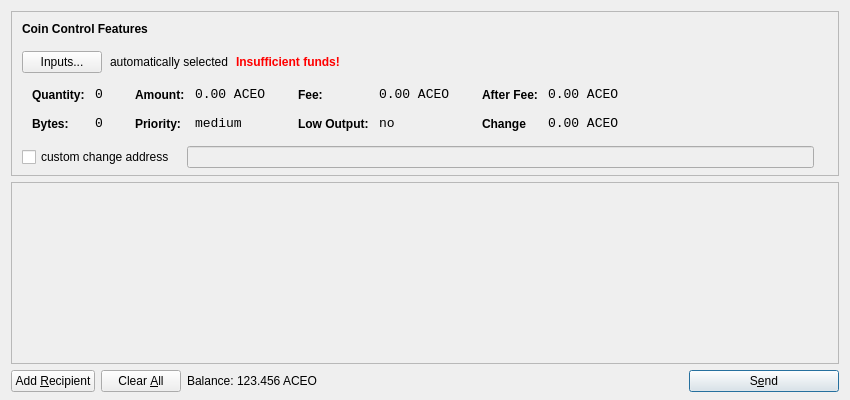
<?xml version="1.0" encoding="UTF-8"?>
<ui version="4.0">
 <class>SendCoinsDialog</class>
 <widget class="QDialog" name="SendCoinsDialog">
  <property name="geometry">
   <rect>
    <x>0</x>
    <y>0</y>
    <width>850</width>
    <height>400</height>
   </rect>
  </property>
  <property name="windowTitle">
   <string>Send Coins</string>
  </property>
  <layout class="QVBoxLayout" name="verticalLayout" stretch="0,1,0">
   <property name="bottomMargin">
    <number>8</number>
   </property>
   <item>
    <widget class="QFrame" name="frameCoinControl">
     <property name="sizePolicy">
      <sizepolicy hsizetype="Expanding" vsizetype="Expanding">
       <horstretch>0</horstretch>
       <verstretch>0</verstretch>
      </sizepolicy>
     </property>
     <property name="maximumSize">
      <size>
       <width>16777215</width>
       <height>16777215</height>
      </size>
     </property>
     <property name="frameShape">
      <enum>QFrame::StyledPanel</enum>
     </property>
     <property name="frameShadow">
      <enum>QFrame::Sunken</enum>
     </property>
     <layout class="QVBoxLayout" name="verticalLayoutCoinControl2">
      <property name="spacing">
       <number>-1</number>
      </property>
      <property name="leftMargin">
       <number>0</number>
      </property>
      <property name="topMargin">
       <number>0</number>
      </property>
      <property name="rightMargin">
       <number>0</number>
      </property>
      <property name="bottomMargin">
       <number>6</number>
      </property>
      <item>
       <layout class="QVBoxLayout" name="verticalLayoutCoinControl" stretch="0,0,0,0,1">
        <property name="spacing">
         <number>0</number>
        </property>
        <property name="leftMargin">
         <number>10</number>
        </property>
        <property name="topMargin">
         <number>10</number>
        </property>
        <item>
         <layout class="QHBoxLayout" name="horizontalLayoutCoinControl1">
          <property name="bottomMargin">
           <number>15</number>
          </property>
          <item>
           <widget class="QLabel" name="labelCoinControlFeatures">
            <property name="sizePolicy">
             <sizepolicy hsizetype="Preferred" vsizetype="Maximum">
              <horstretch>0</horstretch>
              <verstretch>0</verstretch>
             </sizepolicy>
            </property>
            <property name="font">
             <font>
              <weight>75</weight>
              <bold>true</bold>
             </font>
            </property>
            <property name="styleSheet">
             <string notr="true">font-weight:bold;</string>
            </property>
            <property name="text">
             <string>Coin Control Features</string>
            </property>
           </widget>
          </item>
         </layout>
        </item>
        <item>
         <layout class="QHBoxLayout" name="horizontalLayoutCoinControl2" stretch="0,0,0,0">
          <property name="spacing">
           <number>8</number>
          </property>
          <property name="bottomMargin">
           <number>10</number>
          </property>
          <item>
           <widget class="QPushButton" name="pushButtonCoinControl">
            <property name="styleSheet">
             <string notr="true"/>
            </property>
            <property name="text">
             <string>Inputs...</string>
            </property>
           </widget>
          </item>
          <item>
           <widget class="QLabel" name="labelCoinControlAutomaticallySelected">
            <property name="text">
             <string>automatically selected</string>
            </property>
            <property name="margin">
             <number>5</number>
            </property>
           </widget>
          </item>
          <item>
           <widget class="QLabel" name="labelCoinControlInsuffFunds">
            <property name="font">
             <font>
              <weight>75</weight>
              <bold>true</bold>
             </font>
            </property>
            <property name="styleSheet">
             <string notr="true">color:red;font-weight:bold;</string>
            </property>
            <property name="text">
             <string>Insufficient funds!</string>
            </property>
            <property name="margin">
             <number>5</number>
            </property>
           </widget>
          </item>
          <item>
           <spacer name="horizontalSpacerCoinControl">
            <property name="orientation">
             <enum>Qt::Horizontal</enum>
            </property>
            <property name="sizeHint" stdset="0">
             <size>
              <width>40</width>
              <height>1</height>
             </size>
            </property>
           </spacer>
          </item>
         </layout>
        </item>
        <item>
         <widget class="QWidget" name="widgetCoinControl" native="true">
          <property name="sizePolicy">
           <sizepolicy hsizetype="Preferred" vsizetype="Preferred">
            <horstretch>0</horstretch>
            <verstretch>0</verstretch>
           </sizepolicy>
          </property>
          <property name="minimumSize">
           <size>
            <width>0</width>
            <height>0</height>
           </size>
          </property>
          <property name="styleSheet">
           <string notr="true"/>
          </property>
          <layout class="QHBoxLayout" name="horizontalLayoutCoinControl5">
           <property name="margin">
            <number>0</number>
           </property>
           <item>
            <layout class="QHBoxLayout" name="horizontalLayoutCoinControl3" stretch="0,0,0,1">
             <property name="spacing">
              <number>20</number>
             </property>
             <property name="topMargin">
              <number>0</number>
             </property>
             <property name="bottomMargin">
              <number>10</number>
             </property>
             <item>
              <layout class="QFormLayout" name="formLayoutCoinControl1">
               <property name="horizontalSpacing">
                <number>10</number>
               </property>
               <property name="verticalSpacing">
                <number>14</number>
               </property>
               <property name="leftMargin">
                <number>10</number>
               </property>
               <property name="topMargin">
                <number>4</number>
               </property>
               <property name="rightMargin">
                <number>6</number>
               </property>
               <item row="0" column="0">
                <widget class="QLabel" name="labelCoinControlQuantityText">
                 <property name="styleSheet">
                  <string notr="true">font-weight:bold;</string>
                 </property>
                 <property name="text">
                  <string>Quantity:</string>
                 </property>
                 <property name="margin">
                  <number>0</number>
                 </property>
                </widget>
               </item>
               <item row="0" column="1">
                <widget class="QLabel" name="labelCoinControlQuantity">
                 <property name="font">
                  <font>
                   <family>Monospace</family>
                   <pointsize>10</pointsize>
                  </font>
                 </property>
                 <property name="cursor">
                  <cursorShape>IBeamCursor</cursorShape>
                 </property>
                 <property name="contextMenuPolicy">
                  <enum>Qt::ActionsContextMenu</enum>
                 </property>
                 <property name="text">
                  <string>0</string>
                 </property>
                 <property name="margin">
                  <number>0</number>
                 </property>
                 <property name="textInteractionFlags">
                  <set>Qt::LinksAccessibleByMouse|Qt::TextSelectableByKeyboard|Qt::TextSelectableByMouse</set>
                 </property>
                </widget>
               </item>
               <item row="1" column="0">
                <widget class="QLabel" name="labelCoinControlBytesText">
                 <property name="styleSheet">
                  <string notr="true">font-weight:bold;</string>
                 </property>
                 <property name="text">
                  <string>Bytes:</string>
                 </property>
                </widget>
               </item>
               <item row="1" column="1">
                <widget class="QLabel" name="labelCoinControlBytes">
                 <property name="font">
                  <font>
                   <family>Monospace</family>
                   <pointsize>10</pointsize>
                  </font>
                 </property>
                 <property name="cursor">
                  <cursorShape>IBeamCursor</cursorShape>
                 </property>
                 <property name="contextMenuPolicy">
                  <enum>Qt::ActionsContextMenu</enum>
                 </property>
                 <property name="text">
                  <string>0</string>
                 </property>
                 <property name="textInteractionFlags">
                  <set>Qt::LinksAccessibleByMouse|Qt::TextSelectableByKeyboard|Qt::TextSelectableByMouse</set>
                 </property>
                </widget>
               </item>
              </layout>
             </item>
             <item>
              <layout class="QFormLayout" name="formLayoutCoinControl2">
               <property name="horizontalSpacing">
                <number>10</number>
               </property>
               <property name="verticalSpacing">
                <number>14</number>
               </property>
               <property name="leftMargin">
                <number>6</number>
               </property>
               <property name="topMargin">
                <number>4</number>
               </property>
               <property name="rightMargin">
                <number>6</number>
               </property>
               <item row="0" column="0">
                <widget class="QLabel" name="labelCoinControlAmountText">
                 <property name="styleSheet">
                  <string notr="true">font-weight:bold;</string>
                 </property>
                 <property name="text">
                  <string>Amount:</string>
                 </property>
                 <property name="margin">
                  <number>0</number>
                 </property>
                </widget>
               </item>
               <item row="0" column="1">
                <widget class="QLabel" name="labelCoinControlAmount">
                 <property name="font">
                  <font>
                   <family>Monospace</family>
                   <pointsize>10</pointsize>
                  </font>
                 </property>
                 <property name="cursor">
                  <cursorShape>IBeamCursor</cursorShape>
                 </property>
                 <property name="contextMenuPolicy">
                  <enum>Qt::ActionsContextMenu</enum>
                 </property>
                 <property name="text">
                  <string>0.00 ACEO</string>
                 </property>
                 <property name="textInteractionFlags">
                  <set>Qt::LinksAccessibleByMouse|Qt::TextSelectableByKeyboard|Qt::TextSelectableByMouse</set>
                 </property>
                </widget>
               </item>
               <item row="1" column="0">
                <widget class="QLabel" name="labelCoinControlPriorityText">
                 <property name="styleSheet">
                  <string notr="true">font-weight:bold;</string>
                 </property>
                 <property name="text">
                  <string>Priority:</string>
                 </property>
                </widget>
               </item>
               <item row="1" column="1">
                <widget class="QLabel" name="labelCoinControlPriority">
                 <property name="font">
                  <font>
                   <family>Monospace</family>
                   <pointsize>10</pointsize>
                  </font>
                 </property>
                 <property name="cursor">
                  <cursorShape>IBeamCursor</cursorShape>
                 </property>
                 <property name="contextMenuPolicy">
                  <enum>Qt::ActionsContextMenu</enum>
                 </property>
                 <property name="text">
                  <string>medium</string>
                 </property>
                 <property name="textInteractionFlags">
                  <set>Qt::LinksAccessibleByMouse|Qt::TextSelectableByKeyboard|Qt::TextSelectableByMouse</set>
                 </property>
                </widget>
               </item>
              </layout>
             </item>
             <item>
              <layout class="QFormLayout" name="formLayoutCoinControl3">
               <property name="horizontalSpacing">
                <number>10</number>
               </property>
               <property name="verticalSpacing">
                <number>14</number>
               </property>
               <property name="leftMargin">
                <number>6</number>
               </property>
               <property name="topMargin">
                <number>4</number>
               </property>
               <property name="rightMargin">
                <number>6</number>
               </property>
               <item row="0" column="0">
                <widget class="QLabel" name="labelCoinControlFeeText">
                 <property name="styleSheet">
                  <string notr="true">font-weight:bold;</string>
                 </property>
                 <property name="text">
                  <string>Fee:</string>
                 </property>
                 <property name="margin">
                  <number>0</number>
                 </property>
                </widget>
               </item>
               <item row="0" column="1">
                <widget class="QLabel" name="labelCoinControlFee">
                 <property name="font">
                  <font>
                   <family>Monospace</family>
                   <pointsize>10</pointsize>
                  </font>
                 </property>
                 <property name="cursor">
                  <cursorShape>IBeamCursor</cursorShape>
                 </property>
                 <property name="contextMenuPolicy">
                  <enum>Qt::ActionsContextMenu</enum>
                 </property>
                 <property name="text">
                  <string>0.00 ACEO</string>
                 </property>
                 <property name="textInteractionFlags">
                  <set>Qt::LinksAccessibleByMouse|Qt::TextSelectableByKeyboard|Qt::TextSelectableByMouse</set>
                 </property>
                </widget>
               </item>
               <item row="1" column="0">
                <widget class="QLabel" name="labelCoinControlLowOutputText">
                 <property name="styleSheet">
                  <string notr="true">font-weight:bold;</string>
                 </property>
                 <property name="text">
                  <string>Low Output:</string>
                 </property>
                </widget>
               </item>
               <item row="1" column="1">
                <widget class="QLabel" name="labelCoinControlLowOutput">
                 <property name="font">
                  <font>
                   <family>Monospace</family>
                   <pointsize>10</pointsize>
                  </font>
                 </property>
                 <property name="cursor">
                  <cursorShape>IBeamCursor</cursorShape>
                 </property>
                 <property name="contextMenuPolicy">
                  <enum>Qt::ActionsContextMenu</enum>
                 </property>
                 <property name="text">
                  <string>no</string>
                 </property>
                 <property name="textInteractionFlags">
                  <set>Qt::LinksAccessibleByMouse|Qt::TextSelectableByKeyboard|Qt::TextSelectableByMouse</set>
                 </property>
                </widget>
               </item>
              </layout>
             </item>
             <item>
              <layout class="QFormLayout" name="formLayoutCoinControl4">
               <property name="horizontalSpacing">
                <number>10</number>
               </property>
               <property name="verticalSpacing">
                <number>14</number>
               </property>
               <property name="leftMargin">
                <number>6</number>
               </property>
               <property name="topMargin">
                <number>4</number>
               </property>
               <property name="rightMargin">
                <number>6</number>
               </property>
               <item row="0" column="0">
                <widget class="QLabel" name="labelCoinControlAfterFeeText">
                 <property name="styleSheet">
                  <string notr="true">font-weight:bold;</string>
                 </property>
                 <property name="text">
                  <string>After Fee:</string>
                 </property>
                 <property name="margin">
                  <number>0</number>
                 </property>
                </widget>
               </item>
               <item row="0" column="1">
                <widget class="QLabel" name="labelCoinControlAfterFee">
                 <property name="font">
                  <font>
                   <family>Monospace</family>
                   <pointsize>10</pointsize>
                  </font>
                 </property>
                 <property name="cursor">
                  <cursorShape>IBeamCursor</cursorShape>
                 </property>
                 <property name="contextMenuPolicy">
                  <enum>Qt::ActionsContextMenu</enum>
                 </property>
                 <property name="text">
                  <string>0.00 ACEO</string>
                 </property>
                 <property name="textInteractionFlags">
                  <set>Qt::LinksAccessibleByMouse|Qt::TextSelectableByKeyboard|Qt::TextSelectableByMouse</set>
                 </property>
                </widget>
               </item>
               <item row="1" column="0">
                <widget class="QLabel" name="labelCoinControlChangeText">
                 <property name="styleSheet">
                  <string notr="true">font-weight:bold;</string>
                 </property>
                 <property name="text">
                  <string>Change</string>
                 </property>
                </widget>
               </item>
               <item row="1" column="1">
                <widget class="QLabel" name="labelCoinControlChange">
                 <property name="font">
                  <font>
                   <family>Monospace</family>
                   <pointsize>10</pointsize>
                  </font>
                 </property>
                 <property name="cursor">
                  <cursorShape>IBeamCursor</cursorShape>
                 </property>
                 <property name="contextMenuPolicy">
                  <enum>Qt::ActionsContextMenu</enum>
                 </property>
                 <property name="text">
                  <string>0.00 ACEO</string>
                 </property>
                 <property name="textInteractionFlags">
                  <set>Qt::LinksAccessibleByMouse|Qt::TextSelectableByKeyboard|Qt::TextSelectableByMouse</set>
                 </property>
                </widget>
               </item>
              </layout>
             </item>
            </layout>
           </item>
          </layout>
         </widget>
        </item>
        <item>
         <layout class="QHBoxLayout" name="horizontalLayoutCoinControl4" stretch="0,0,0">
          <property name="spacing">
           <number>12</number>
          </property>
          <property name="sizeConstraint">
           <enum>QLayout::SetDefaultConstraint</enum>
          </property>
          <property name="topMargin">
           <number>5</number>
          </property>
          <property name="rightMargin">
           <number>5</number>
          </property>
          <item>
           <widget class="QCheckBox" name="checkBoxCoinControlChange">
            <property name="text">
             <string>custom change address</string>
            </property>
           </widget>
          </item>
          <item>
           <widget class="QLineEdit" name="lineEditCoinControlChange">
            <property name="enabled">
             <bool>false</bool>
            </property>
            <property name="sizePolicy">
             <sizepolicy hsizetype="Expanding" vsizetype="Fixed">
              <horstretch>0</horstretch>
              <verstretch>0</verstretch>
             </sizepolicy>
            </property>
           </widget>
          </item>
          <item>
           <widget class="QLabel" name="labelCoinControlChangeLabel">
            <property name="sizePolicy">
             <sizepolicy hsizetype="Preferred" vsizetype="Expanding">
              <horstretch>0</horstretch>
              <verstretch>0</verstretch>
             </sizepolicy>
            </property>
            <property name="minimumSize">
             <size>
              <width>0</width>
              <height>0</height>
             </size>
            </property>
            <property name="text">
             <string/>
            </property>
            <property name="margin">
             <number>3</number>
            </property>
           </widget>
          </item>
         </layout>
        </item>
        <item>
         <spacer name="verticalSpacerCoinControl">
          <property name="orientation">
           <enum>Qt::Vertical</enum>
          </property>
          <property name="sizeHint" stdset="0">
           <size>
            <width>800</width>
            <height>1</height>
           </size>
          </property>
         </spacer>
        </item>
       </layout>
      </item>
     </layout>
    </widget>
   </item>
   <item>
    <widget class="QScrollArea" name="scrollArea">
     <property name="widgetResizable">
      <bool>true</bool>
     </property>
     <widget class="QWidget" name="scrollAreaWidgetContents">
      <property name="geometry">
       <rect>
        <x>0</x>
        <y>0</y>
        <width>830</width>
        <height>165</height>
       </rect>
      </property>
      <layout class="QVBoxLayout" name="verticalLayout_2">
       <property name="margin">
        <number>0</number>
       </property>
       <item>
        <layout class="QVBoxLayout" name="entries">
         <property name="spacing">
          <number>6</number>
         </property>
        </layout>
       </item>
       <item>
        <spacer name="verticalSpacer">
         <property name="orientation">
          <enum>Qt::Vertical</enum>
         </property>
         <property name="sizeHint" stdset="0">
          <size>
           <width>20</width>
           <height>40</height>
          </size>
         </property>
        </spacer>
       </item>
      </layout>
     </widget>
    </widget>
   </item>
   <item>
    <layout class="QHBoxLayout" name="horizontalLayout">
     <item>
      <widget class="QPushButton" name="addButton">
       <property name="toolTip">
        <string>Send to multiple recipients at once</string>
       </property>
       <property name="text">
        <string>Add &amp;Recipient</string>
       </property>
       <property name="icon">
        <iconset resource="../bitcoin.qrc">
         <normaloff>:/icons/add</normaloff>:/icons/add</iconset>
       </property>
       <property name="autoDefault">
        <bool>false</bool>
       </property>
      </widget>
     </item>
     <item>
      <widget class="QPushButton" name="clearButton">
       <property name="sizePolicy">
        <sizepolicy hsizetype="Minimum" vsizetype="Fixed">
         <horstretch>0</horstretch>
         <verstretch>0</verstretch>
        </sizepolicy>
       </property>
       <property name="toolTip">
        <string>Remove all transaction fields</string>
       </property>
       <property name="text">
        <string>Clear &amp;All</string>
       </property>
       <property name="icon">
        <iconset resource="../bitcoin.qrc">
         <normaloff>:/icons/remove</normaloff>:/icons/remove</iconset>
       </property>
       <property name="autoRepeatDelay">
        <number>300</number>
       </property>
       <property name="autoDefault">
        <bool>false</bool>
       </property>
      </widget>
     </item>
     <item>
      <layout class="QHBoxLayout" name="horizontalLayout_2">
       <property name="spacing">
        <number>3</number>
       </property>
       <item>
        <widget class="QLabel" name="label">
         <property name="sizePolicy">
          <sizepolicy hsizetype="Preferred" vsizetype="Fixed">
           <horstretch>0</horstretch>
           <verstretch>0</verstretch>
          </sizepolicy>
         </property>
         <property name="text">
          <string>Balance:</string>
         </property>
        </widget>
       </item>
       <item>
        <widget class="QLabel" name="labelBalance">
         <property name="sizePolicy">
          <sizepolicy hsizetype="Preferred" vsizetype="Fixed">
           <horstretch>0</horstretch>
           <verstretch>0</verstretch>
          </sizepolicy>
         </property>
         <property name="cursor">
          <cursorShape>IBeamCursor</cursorShape>
         </property>
         <property name="text">
          <string>123.456 ACEO</string>
         </property>
         <property name="textInteractionFlags">
          <set>Qt::LinksAccessibleByMouse|Qt::TextSelectableByKeyboard|Qt::TextSelectableByMouse</set>
         </property>
        </widget>
       </item>
      </layout>
     </item>
     <item>
      <spacer name="horizontalSpacer">
       <property name="orientation">
        <enum>Qt::Horizontal</enum>
       </property>
       <property name="sizeHint" stdset="0">
        <size>
         <width>40</width>
         <height>20</height>
        </size>
       </property>
      </spacer>
     </item>
     <item>
      <widget class="QPushButton" name="sendButton">
       <property name="minimumSize">
        <size>
         <width>150</width>
         <height>0</height>
        </size>
       </property>
       <property name="toolTip">
        <string>Confirm the send action</string>
       </property>
       <property name="text">
        <string>S&amp;end</string>
       </property>
       <property name="icon">
        <iconset resource="../bitcoin.qrc">
         <normaloff>:/icons/send</normaloff>:/icons/send</iconset>
       </property>
       <property name="default">
        <bool>true</bool>
       </property>
      </widget>
     </item>
    </layout>
   </item>
  </layout>
 </widget>
 <resources>
  <include location="../bitcoin.qrc"/>
 </resources>
 <connections/>
</ui>
